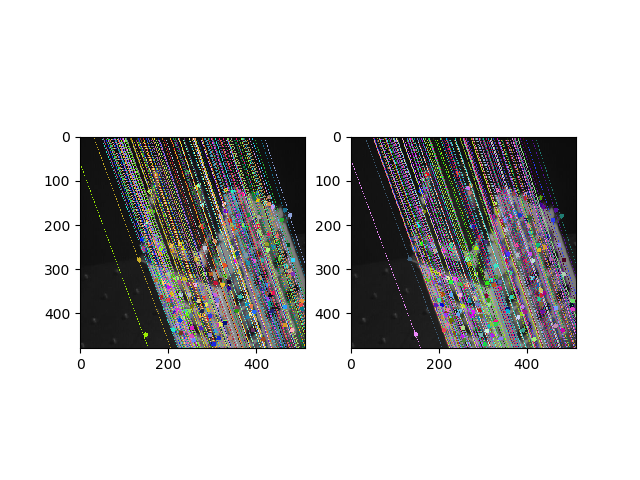
#> input picture assignment_2/results/fundamental_matrix/img01_02_normal_nFalse.png, 640 x 480 px, given in place of frame00000007.png, which was not available
$ python epa.py
#> lines starting #> are read from the running program, lines starting #| are printed output that depends on the picture; pictures that were not available may be replaced by others from this repository, and a replacement may not be noted
import numpy as np
import cv2 as cv
from matplotlib import pyplot as plt
from sklearn import linear_model
import sys
import operator
import heapq
from scipy import linalg
from pylab import *
import math
from math import pow
import argparse
from pathlib import Path
from scipy.spatial import distance
from numpy.linalg import matrix_rank


# [7 lines left out: function construct_A, not called in this run]

def construct_F(p, p_a):
    if ARGS.normalize == True:
        p, T = normalize_p(p)
        p_a, T_a = normalize_p(p_a)

    A = construct_A(p, p_a)

    # Decompose A
    U, D, Vt = np.linalg.svd(A)
    V = Vt.T

    # Construct F as the column of V corresponding to smallest singular value
    ind = heapq.nsmallest(1, range(len(D)), D.take)
    F = V[:,ind]
    F = F.reshape(3,3)

    # Decompose, set smallest singular value to zero and reconstruct F
    U_f, D_f, V_ft = np.linalg.svd(F)
    ind = heapq.nsmallest(1, range(len(D_f)), D_f.take)
    D_f
    D_f[ind] = 0
    D_f = np.diag(D_f)
    F = U_f.dot(D_f.dot(V_ft))

    # Test epipolar contraint
    # print(np.mean(A.dot(F.reshape(9,1))))

    # Denormalize F
    if ARGS.normalize == True:
        F = (T_a.T).dot(F.dot(T))

    return(F)


def construct_F_ransac(p, p_a):
    max_inliers = []
    for j in range(ARGS.ransac_iters):
        # Get subset of 8 pairs
        ind = np.random.randint(0, p_a.shape[1], 8)
        p_8 = p[:,ind]
        p_a_8 = p_a[:,ind]
        F = construct_F(p_8, p_a_8) # Compute F

        # Count inliers
        d = compute_sampson_distance(p, p_a, F)
        #print(d)
        inliers = [ind for ind, di in enumerate(d) if di < ARGS.sampson_threshold]
        #print(len(inliers))
        if len(inliers) > len(max_inliers):
            max_inliers = inliers

    #print(len(max_inliers))
    # Compute F based using the inliers
    p_inliers = p[:,max_inliers]
    p_a_inliers = p_a[:,max_inliers]
    F = construct_F(p_inliers, p_a_inliers)

    return(F, len(max_inliers))


def normalize_p(p):
    m = np.mean(p, axis=1)
    m = m.reshape(3,1)
    m_x = m[0]
    m_y = m[1]

    d = np.square(p-m)
    d = np.sqrt(np.sum(d[0:2], axis=0))
    d = np.mean(d)

    sqrt2 = np.sqrt(2)

    # Normalization matrix
    T_matrix = np.array([
                [(sqrt2/d), 0, (-m_x*sqrt2/d)],
                [0, (sqrt2/d), (-m_y*sqrt2/d)],
                [0,0,1]])

    # Normalize p
    p_h = T_matrix.dot(p)
    p_h = np.float32(p_h)

    return(p_h, T_matrix)


# [11 lines left out: function compute_sampson_distance, not called in this run]


def get_matches(img1, img2):
    sift = cv.xfeatures2d.SIFT_create()

    # find the keypoints and descriptors with SIFT
    kp1, des1 = sift.detectAndCompute(img1,None)
    kp2, des2 = sift.detectAndCompute(img2,None)

    # find matches
    FLANN_INDEX_KDTREE = 1
    index_params = dict(algorithm = FLANN_INDEX_KDTREE, trees = 5)
    search_params = dict(checks=50)
    flann = cv.FlannBasedMatcher(index_params,search_params)
    matches = flann.knnMatch(des1,des2,k=2)

    p = []
    p_a = []
    for i,(m,n) in enumerate(matches):
        if m.distance < ARGS.dist_filter*n.distance: # ratio test as per Lowe's paper
            p_a.append(kp2[m.trainIdx].pt)
            p.append(kp1[m.queryIdx].pt)

    p = np.float32(p).T
    p_a = np.float32(p_a).T

    # convert points to homogeneous coordinates
    w = 1
    p = np.insert(p/w, 2, w, axis=0)
    p_a = np.insert(p_a/w, 2, w, axis=0)

    return(p, p_a)


# [44 lines left out: functions drawlines, plot_lines, not called in this run]


def epa():
    '''
    Eight point algorithm
    '''
    # read images and make them greyscale
    img1 = cv.imread('../data/House/frame000000{}.png'.format(ARGS.image_1))
#> img1 is the input picture: shape (480, 640, 3); mean B, G, R 196.3, 196.2, 196.6
    img2 = cv.imread('../data/House/frame000000{}.png'.format(ARGS.image_2))
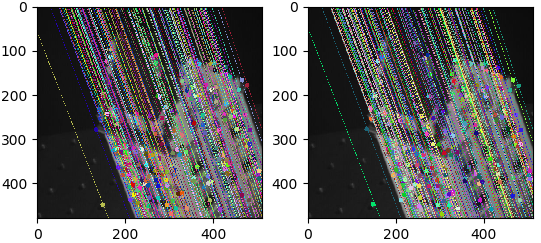
#> input picture assignment_2/results/fundamental_matrix/img01_02_normal_nTrue.png, 541 x 243 px, given in place of frame00000015.png, which was not available
#> img2 is the input picture: shape (243, 541, 3); mean B, G, R 119.5, 118.6, 118.8
    img1 = cv.cvtColor(img1, cv.COLOR_RGB2GRAY)
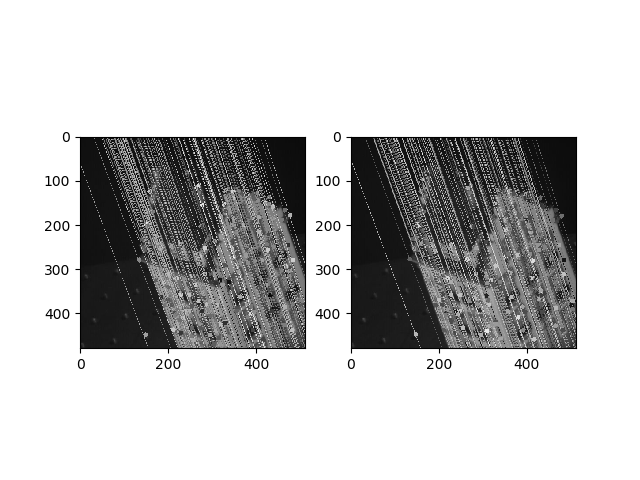
#> img1: shape (480, 640); min 0, max 255, mean 196.3
    img2 = cv.cvtColor(img2, cv.COLOR_RGB2GRAY)
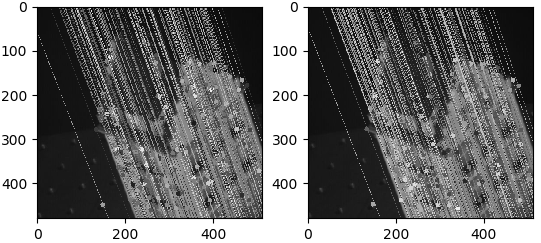
#> img2: shape (243, 541); min 0, max 255, mean 118.9

    p, p_a = get_matches(img1, img2)
#> in get_matches, `kp1, des1 = sift.detectAndCompute(img1,None)`: kp1 = 1036 keypoints; strongest (x, y, size): (551, 165, 43.6), (51, 315, 1.9), (250, 365, 1.9), (321, 315, 1.9)
#> in get_matches, `kp2, des2 = sift.detectAndCompute(img2,None)`: kp2 = 997 keypoints; strongest (x, y, size): (8, 185, 1.9), (207, 235, 1.9), (278, 185, 1.9), (477, 235, 1.9)
#> in get_matches, `matches = flann.knnMatch(des1,des2,k=2)`: matches = 1036 matches
#> after the loop in get_matches, `for i,(m,n) in enumerate(matches):`: p = 40 pairs, first value 50.85 to 433.3, second value 180.7 to 365.5; p_a = 40 pairs, first value 18.37 to 340.9, second value 50.68 to 234.6

    n_points_ransac = 0 #variable for printing
    if ARGS.f_method == 'normal':
        F = construct_F(p, p_a)
    elif ARGS.f_method == 'ransac':
        F, n_points_ransac = construct_F_ransac(p, p_a)
#> the loop in construct_F_ransac, `for j in range(ARGS.ransac_iters):` made 1 pass
#> d on pass 1: 160.9
#> after the loop in construct_F_ransac, `for j in range(ARGS.ransac_iters):`: max_inliers = []

    elif ARGS.f_method == 'opencv':
        F,_ = cv.findFundamentalMat(p[0:2,:].T,p_a[0:2,:].T, cv.FM_LMEDS)

    plot_lines(img1, img2, p, p_a, F, n_points_ransac)


if __name__ == "__main__":
    PARSER = argparse.ArgumentParser()
    PARSER.add_argument('--image_1', default='07', type=str,
                        help='fist image')
    PARSER.add_argument('--image_2', default='15', type=str,
                        help='second image')
    PARSER.add_argument('--f_method', default='ransac', type=str,
                        help='method for constructing fundamental matrix',
                        choices=['normal', 'ransac', 'opencv'])
    PARSER.add_argument('--normalize', default=True, type=bool,
                        help='sse normalized points')
    PARSER.add_argument('--ransac_iters', default=200, type=int,
                        help='number of ransac iterations')
    PARSER.add_argument('--sampson_threshold', default=0.0001, type=int,
                        help='sampson_threshold for ransac distances')
    PARSER.add_argument('--dist_filter', default=0.25, type=float,
                        help='initial points filtering')


    ARGS = PARSER.parse_args()
#> (the run stopped early here; a loop or call above may not have finished)
